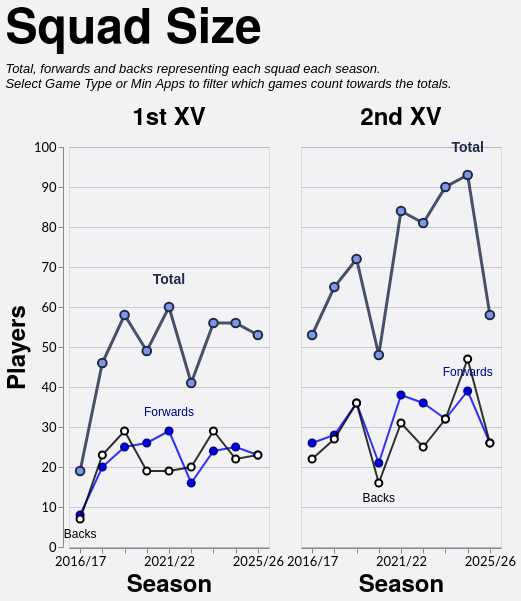

Vega-Lite specification for this chart:
### Vega-Lite specification from a JSON file in a GitHub repository (floating-point values rounded to 4 significant figures)
{"config": {"axis": {"labelFont": "Lato, sans-serif", "titleFont": "PT Sans Narrow, Helvetica Neue, Helvetica, Arial, sans-serif", "labelFontSize": 13, "titleFontSize": 24, "gridColor": "#202947", "gridOpacity": 0.2}, "header": {"labelFont": "PT Sans Narrow, Helvetica Neue, Helvetica, Arial, sans-serif", "titleFont": "PT Sans Narrow, Helvetica Neue, Helvetica, Arial, sans-serif", "labelFontSize": 24, "titleFontSize": 28, "labelFontWeight": "bold", "orient": "left"}, "legend": {"labelFont": "Lato, sans-serif", "titleFont": "PT Sans Narrow, Helvetica Neue, Helvetica, Arial, sans-serif", "labelFontSize": 14, "titleFontSize": 16, "titlePadding": 5, "fillColor": "white", "strokeColor": "black", "padding": 10, "titleFontWeight": "lighter", "titleFontStyle": "italic", "titleColor": "gray", "offset": 10}, "title": {"font": "PT Sans Narrow, Helvetica Neue, Helvetica, Arial, sans-serif", "fontSize": 48, "fontWeight": "bold", "anchor": "start", "align": "center", "titlePadding": 20, "subtitlePadding": 10, "subtitleFontSize": 13, "subtitleColor": "", "subtitleFontStyle": "italic", "offset": 15, "color": "black"}, "axisX": {"labelAngle": 0}, "facet": {"title": null, "header": null, "align": {"row": "each", "column": "each"}}, "resolve": {"scale": {"y": "independent", "facet": "independent"}}, "background": "#f2f1f4"}, "data": {"name": "data-840ab84a8775190f17a986947f0313f2"}, "facet": {"column": {"field": "squad", "header": {"labelExpr": "datum.value + ' XV'", "labelFontSize": 24}, "sort": ["1st", "2nd"], "title": null, "type": "nominal"}}, "spec": {"layer": [{"mark": {"type": "line", "color": "#202946", "opacity": 0.8, "point": {"filled": true, "color": "#7d96e8", "stroke": "#202946", "size": 75, "strokeWidth": 2}, "strokeWidth": 3}, "encoding": {"detail": [{"field": "unit", "type": "nominal"}], "tooltip": [{"field": "season", "title": "Season", "type": "ordinal"}, {"field": "squad", "title": "Squad", "type": "nominal"}, {"field": "unit", "title": "Unit", "type": "nominal"}, {"field": "players", "title": "Players", "type": "quantitative"}], "x": {"axis": {"labelAngle": 0, "labelOverlap": "parity"}, "field": "season", "sort": "ascending", "title": "Season", "type": "ordinal"}, "y": {"axis": {"tickMinStep": 1}, "field": "players", "scale": {"zero": true}, "title": "Players", "type": "quantitative"}}, "transform": [{"filter": "(datum.unit === 'Total')"}]}, {"mark": {"type": "line", "color": "blue", "opacity": 0.8, "point": {"filled": true, "color": "blue", "stroke": "darkblue", "size": 50, "strokeWidth": 2}, "strokeWidth": 2}, "encoding": {"detail": [{"field": "unit", "type": "nominal"}], "tooltip": [{"field": "season", "title": "Season", "type": "ordinal"}, {"field": "squad", "title": "Squad", "type": "nominal"}, {"field": "unit", "title": "Unit", "type": "nominal"}, {"field": "players", "title": "Players", "type": "quantitative"}], "x": {"axis": {"labelAngle": 0, "labelOverlap": "parity"}, "field": "season", "sort": "ascending", "title": "Season", "type": "ordinal"}, "y": {"axis": {"tickMinStep": 1}, "field": "players", "scale": {"zero": true}, "title": "Players", "type": "quantitative"}}, "transform": [{"filter": "(datum.unit === 'Forwards')"}]}, {"mark": {"type": "line", "color": "black", "opacity": 0.8, "point": {"filled": true, "color": "white", "stroke": "black", "size": 50, "strokeWidth": 2}, "strokeWidth": 2}, "encoding": {"detail": [{"field": "unit", "type": "nominal"}], "tooltip": [{"field": "season", "title": "Season", "type": "ordinal"}, {"field": "squad", "title": "Squad", "type": "nominal"}, {"field": "unit", "title": "Unit", "type": "nominal"}, {"field": "players", "title": "Players", "type": "quantitative"}], "x": {"axis": {"labelAngle": 0, "labelOverlap": "parity"}, "field": "season", "sort": "ascending", "title": "Season", "type": "ordinal"}, "y": {"axis": {"tickMinStep": 1}, "field": "players", "scale": {"zero": true}, "title": "Players", "type": "quantitative"}}, "transform": [{"filter": "(datum.unit === 'Backs')"}]}, {"mark": {"type": "text", "align": "center", "baseline": "bottom", "color": "#202946", "dx": 0, "dy": -20, "fontSize": 14, "fontWeight": "bold"}, "encoding": {"detail": [{"field": "unit", "type": "nominal"}], "text": {"value": "Total"}, "tooltip": [{"field": "season", "title": "Season", "type": "ordinal"}, {"field": "squad", "title": "Squad", "type": "nominal"}, {"field": "unit", "title": "Unit", "type": "nominal"}, {"field": "players", "title": "Players", "type": "quantitative"}], "x": {"field": "season", "type": "ordinal"}, "y": {"field": "players", "type": "quantitative"}}, "transform": [{"filter": "(datum.unit === 'Total')"}, {"calculate": "toNumber(split(datum.season, '/')[0])", "as": "season_order"}, {"joinaggregate": [{"op": "max", "field": "players", "as": "max_value"}, {"op": "min", "field": "players", "as": "min_value"}], "groupby": ["squad"]}, {"filter": "datum.players > 0"}, {"filter": "datum.players == datum.max_value"}, {"window": [{"op": "row_number", "field": "", "as": "rank"}], "groupby": ["squad"], "sort": [{"field": "season_order", "order": "descending"}]}, {"filter": "datum.rank == 1"}]}, {"mark": {"type": "text", "align": "center", "baseline": "bottom", "color": "darkblue", "dx": 0, "dy": -12, "fontSize": 12, "fontWeight": "normal"}, "encoding": {"detail": [{"field": "unit", "type": "nominal"}], "text": {"value": "Forwards"}, "tooltip": [{"field": "season", "title": "Season", "type": "ordinal"}, {"field": "squad", "title": "Squad", "type": "nominal"}, {"field": "unit", "title": "Unit", "type": "nominal"}, {"field": "players", "title": "Players", "type": "quantitative"}], "x": {"field": "season", "type": "ordinal"}, "y": {"field": "players", "type": "quantitative"}}, "transform": [{"filter": "(datum.unit === 'Forwards')"}, {"calculate": "toNumber(split(datum.season, '/')[0])", "as": "season_order"}, {"joinaggregate": [{"op": "max", "field": "players", "as": "max_value"}, {"op": "min", "field": "players", "as": "min_value"}], "groupby": ["squad"]}, {"filter": "datum.players > 0"}, {"filter": "datum.players == datum.max_value"}, {"window": [{"op": "row_number", "field": "", "as": "rank"}], "groupby": ["squad"], "sort": [{"field": "season_order", "order": "descending"}]}, {"filter": "datum.rank == 1"}]}, {"mark": {"type": "text", "align": "center", "baseline": "top", "color": "black", "dx": 0, "dy": 10, "fontSize": 12, "fontWeight": "normal"}, "encoding": {"detail": [{"field": "unit", "type": "nominal"}], "text": {"value": "Backs"}, "tooltip": [{"field": "season", "title": "Season", "type": "ordinal"}, {"field": "squad", "title": "Squad", "type": "nominal"}, {"field": "unit", "title": "Unit", "type": "nominal"}, {"field": "players", "title": "Players", "type": "quantitative"}], "x": {"field": "season", "type": "ordinal"}, "y": {"field": "players", "type": "quantitative"}}, "transform": [{"filter": "(datum.unit === 'Backs')"}, {"calculate": "toNumber(split(datum.season, '/')[0])", "as": "season_order"}, {"joinaggregate": [{"op": "max", "field": "players", "as": "max_value"}, {"op": "min", "field": "players", "as": "min_value"}], "groupby": ["squad"]}, {"filter": "datum.players > 0"}, {"filter": "datum.players == datum.min_value"}, {"window": [{"op": "row_number", "field": "", "as": "rank"}], "groupby": ["squad"], "sort": [{"field": "season_order", "order": "descending"}]}, {"filter": "datum.rank == 1"}]}], "height": 400, "width": 200}, "spacing": 30, "title": {"text": "Squad Size", "subtitle": ["Total, forwards and backs representing each squad each season.", "Select Game Type or Min Apps to filter which games count towards the totals."]}, "$schema": "https://vega.github.io/schema/vega-lite/v5.20.1.json", "datasets": {"data-840ab84a8775190f17a986947f0313f2": [{"season": "2016/17", "squad": "1st", "unit": "Backs", "players": 7}, {"season": "2016/17", "squad": "1st", "unit": "Forwards", "players": 8}, {"season": "2016/17", "squad": "1st", "unit": "Total", "players": 19}, {"season": "2016/17", "squad": "2nd", "unit": "Backs", "players": 22}, {"season": "2016/17", "squad": "2nd", "unit": "Forwards", "players": 26}, {"season": "2016/17", "squad": "2nd", "unit": "Total", "players": 53}, {"season": "2017/18", "squad": "1st", "unit": "Backs", "players": 23}, {"season": "2017/18", "squad": "1st", "unit": "Forwards", "players": 20}, {"season": "2017/18", "squad": "1st", "unit": "Total", "players": 46}, {"season": "2017/18", "squad": "2nd", "unit": "Backs", "players": 27}, {"season": "2017/18", "squad": "2nd", "unit": "Forwards", "players": 28}, {"season": "2017/18", "squad": "2nd", "unit": "Total", "players": 65}, {"season": "2018/19", "squad": "1st", "unit": "Backs", "players": 29}, {"season": "2018/19", "squad": "1st", "unit": "Forwards", "players": 25}, {"season": "2018/19", "squad": "1st", "unit": "Total", "players": 58}, {"season": "2018/19", "squad": "2nd", "unit": "Backs", "players": 36}, {"season": "2018/19", "squad": "2nd", "unit": "Forwards", "players": 36}, {"season": "2018/19", "squad": "2nd", "unit": "Total", "players": 72}, {"season": "2019/20", "squad": "1st", "unit": "Backs", "players": 19}, {"season": "2019/20", "squad": "1st", "unit": "Forwards", "players": 26}, {"season": "2019/20", "squad": "1st", "unit": "Total", "players": 49}, {"season": "2019/20", "squad": "2nd", "unit": "Backs", "players": 16}, {"season": "2019/20", "squad": "2nd", "unit": "Forwards", "players": 21}, {"season": "2019/20", "squad": "2nd", "unit": "Total", "players": 48}, {"season": "2021/22", "squad": "1st", "unit": "Backs", "players": 19}, {"season": "2021/22", "squad": "1st", "unit": "Forwards", "players": 29}, {"season": "2021/22", "squad": "1st", "unit": "Total", "players": 60}, {"season": "2021/22", "squad": "2nd", "unit": "Backs", "players": 31}, {"season": "2021/22", "squad": "2nd", "unit": "Forwards", "players": 38}, {"season": "2021/22", "squad": "2nd", "unit": "Total", "players": 84}, {"season": "2022/23", "squad": "1st", "unit": "Backs", "players": 20}, {"season": "2022/23", "squad": "1st", "unit": "Forwards", "players": 16}, {"season": "2022/23", "squad": "1st", "unit": "Total", "players": 41}, {"season": "2022/23", "squad": "2nd", "unit": "Backs", "players": 25}, {"season": "2022/23", "squad": "2nd", "unit": "Forwards", "players": 36}, {"season": "2022/23", "squad": "2nd", "unit": "Total", "players": 81}, {"season": "2023/24", "squad": "1st", "unit": "Backs", "players": 29}, {"season": "2023/24", "squad": "1st", "unit": "Forwards", "players": 24}, {"season": "2023/24", "squad": "1st", "unit": "Total", "players": 56}, {"season": "2023/24", "squad": "2nd", "unit": "Backs", "players": 32}, {"season": "2023/24", "squad": "2nd", "unit": "Forwards", "players": 32}, {"season": "2023/24", "squad": "2nd", "unit": "Total", "players": 90}, {"season": "2024/25", "squad": "1st", "unit": "Backs", "players": 22}, {"season": "2024/25", "squad": "1st", "unit": "Forwards", "players": 25}, {"season": "2024/25", "squad": "1st", "unit": "Total", "players": 56}, {"season": "2024/25", "squad": "2nd", "unit": "Backs", "players": 47}, {"season": "2024/25", "squad": "2nd", "unit": "Forwards", "players": 39}, {"season": "2024/25", "squad": "2nd", "unit": "Total", "players": 93}, {"season": "2025/26", "squad": "1st", "unit": "Backs", "players": 23}, {"season": "2025/26", "squad": "1st", "unit": "Forwards", "players": 23}, {"season": "2025/26", "squad": "1st", "unit": "Total", "players": 53}, {"season": "2025/26", "squad": "2nd", "unit": "Backs", "players": 26}, {"season": "2025/26", "squad": "2nd", "unit": "Forwards", "players": 26}, {"season": "2025/26", "squad": "2nd", "unit": "Total", "players": 58}]}}
